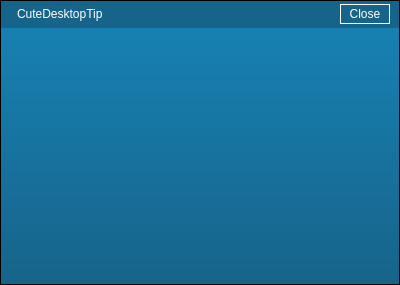
<?xml version="1.0" encoding="UTF-8"?>
<ui version="4.0">
 <class>CuteDesktopTipForm</class>
 <widget class="QWidget" name="CuteDesktopTipForm">
  <property name="geometry">
   <rect>
    <x>0</x>
    <y>0</y>
    <width>400</width>
    <height>285</height>
   </rect>
  </property>
  <property name="windowTitle">
   <string>Form</string>
  </property>
  <property name="styleSheet">
   <string notr="true">QLabel{
color:white;
font:15px 宋体;
}
#titleArea{
background-color:rgba(0, 85, 127, 230);
border:1px solid black;
border-bottom:0;
}
#content{
border:1px solid black;
border-top:0;
background-color:qlineargradient(spread:pad, x1:0, y1:0, x2:0, y2:1, stop:0 rgba(0, 117, 172, 230), stop:1 rgba(0, 85, 127, 230));
padding:6px 20px;
}
#close{
background-color:transparent;
border:1px solid white;
color:white;
font:14px 宋体;
}
#close:hover{
background-color:white;
color:rgb(0, 85, 127);
}</string>
  </property>
  <layout class="QVBoxLayout" name="verticalLayout">
   <property name="spacing">
    <number>0</number>
   </property>
   <property name="leftMargin">
    <number>0</number>
   </property>
   <property name="topMargin">
    <number>0</number>
   </property>
   <property name="rightMargin">
    <number>0</number>
   </property>
   <property name="bottomMargin">
    <number>0</number>
   </property>
   <item>
    <widget class="QWidget" name="titleArea" native="true">
     <property name="minimumSize">
      <size>
       <width>0</width>
       <height>28</height>
      </size>
     </property>
     <property name="maximumSize">
      <size>
       <width>16777215</width>
       <height>28</height>
      </size>
     </property>
     <layout class="QHBoxLayout" name="horizontalLayout">
      <property name="spacing">
       <number>5</number>
      </property>
      <property name="leftMargin">
       <number>5</number>
      </property>
      <property name="topMargin">
       <number>0</number>
      </property>
      <property name="rightMargin">
       <number>10</number>
      </property>
      <property name="bottomMargin">
       <number>0</number>
      </property>
      <item>
       <widget class="QLabel" name="icon">
        <property name="text">
         <string/>
        </property>
       </widget>
      </item>
      <item>
       <widget class="QLabel" name="title">
        <property name="sizePolicy">
         <sizepolicy hsizetype="Expanding" vsizetype="Preferred">
          <horstretch>0</horstretch>
          <verstretch>0</verstretch>
         </sizepolicy>
        </property>
        <property name="text">
         <string>CuteDesktopTip</string>
        </property>
       </widget>
      </item>
      <item>
       <widget class="QPushButton" name="close">
        <property name="minimumSize">
         <size>
          <width>50</width>
          <height>20</height>
         </size>
        </property>
        <property name="maximumSize">
         <size>
          <width>50</width>
          <height>20</height>
         </size>
        </property>
        <property name="text">
         <string>Close</string>
        </property>
       </widget>
      </item>
     </layout>
    </widget>
   </item>
   <item>
    <widget class="QLabel" name="content">
     <property name="sizePolicy">
      <sizepolicy hsizetype="Preferred" vsizetype="Expanding">
       <horstretch>0</horstretch>
       <verstretch>0</verstretch>
      </sizepolicy>
     </property>
     <property name="text">
      <string/>
     </property>
     <property name="alignment">
      <set>Qt::AlignLeading|Qt::AlignLeft|Qt::AlignTop</set>
     </property>
    </widget>
   </item>
  </layout>
 </widget>
 <resources/>
 <connections/>
</ui>
